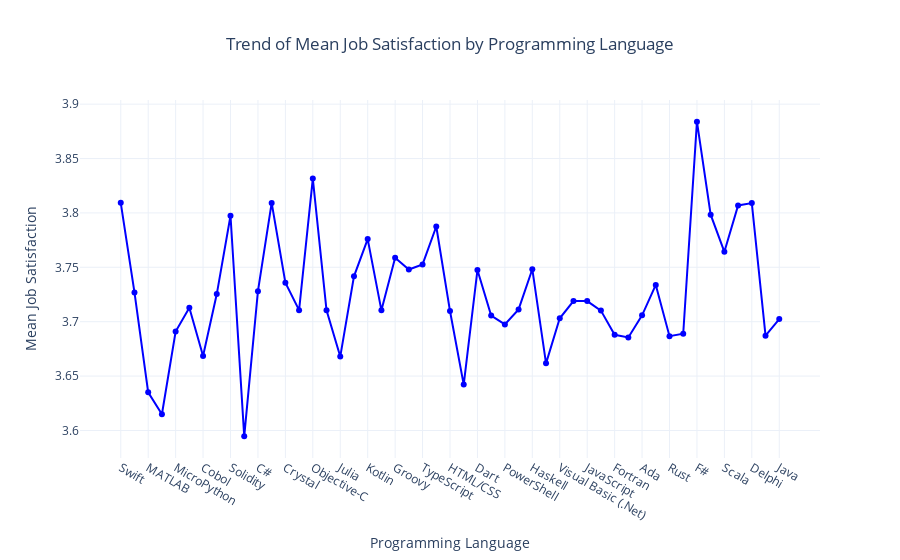

The notebook cell this image was saved under:
### Markdown cell above
10! Bonus: Think of additional interesting statistical questions yourself and find the answers.

### Code cell
fig_lang = px.line(
    mean_job_satisfaction_df,
    x='Programming Language',
    y='Mean Job Satisfaction',
    title='Trend of Mean Job Satisfaction by Programming Language',
    labels={'Programming Language': 'Programming Language', 'Mean Job Satisfaction': 'Mean Job Satisfaction'},
    markers=True,  # Adds markers to the lines for better visualization
    color_discrete_sequence=['blue']  # Optional: use a single color for simplicity
)

# Update layout for better appearance
fig_lang.update_layout(
    xaxis_title='Programming Language',
    yaxis_title='Mean Job Satisfaction',
    title_x=0.5,  # Center the title
    template='plotly_white'  # Use a clean white background
)

fig_lang.show()

### Figure 1 — Plotly figure (JSON) as saved in the notebook; plotly's stock layout.template omitted (floating-point values rounded to 4 significant figures)
{"data": [{"hovertemplate": "Programming Language=%{x}<br>Mean Job Satisfaction=%{y}<extra></extra>", "legendgroup": "", "line": {"color": "blue", "dash": "solid"}, "marker": {"symbol": "circle"}, "mode": "lines+markers", "name": "", "orientation": "v", "showlegend": false, "type": "scatter", "x": ["Swift", "GDScript", "MATLAB", "Prolog", "MicroPython", "PHP", "Cobol", "Apex", "Solidity", "Nim", "C#", "OCaml", "Crystal", "SQL", "Objective-C", "Erlang", "Julia", "Assembly", "Kotlin", "C", "Groovy", "Clojure", "TypeScript", "Zephyr", "HTML/CSS", "VBA", "Dart", "Bash/Shell (all shells)", "PowerShell", "C++", "Haskell", "Lua", "Visual Basic (.Net)", "Perl", "JavaScript", "Zig", "Fortran", "Lisp", "Ada", "Go", "Rust", "Python", "F#", "Ruby", "Scala", "Elixir", "Delphi", "R", "Java"], "xaxis": "x", "y": [3.809, 3.727, 3.635, 3.615, 3.691, 3.713, 3.669, 3.725, 3.797, 3.595, 3.728, 3.809, 3.736, 3.711, 3.832, 3.711, 3.668, 3.742, 3.776, 3.71, 3.759, 3.748, 3.753, 3.788, 3.71, 3.642, 3.747, 3.706, 3.697, 3.711, 3.748, 3.662, 3.703, 3.719, 3.719, 3.71, 3.688, 3.685, 3.706, 3.734, 3.687, 3.689, 3.884, 3.798, 3.764, 3.807, 3.809, 3.687, 3.702], "yaxis": "y"}], "layout": {"legend": {"tracegroupgap": 0}, "title": {"text": "Trend of Mean Job Satisfaction by Programming Language", "x": 0.5}, "xaxis": {"anchor": "y", "domain": [0, 1], "title": {"text": "Programming Language"}}, "yaxis": {"anchor": "x", "domain": [0, 1], "title": {"text": "Mean Job Satisfaction"}}}}
